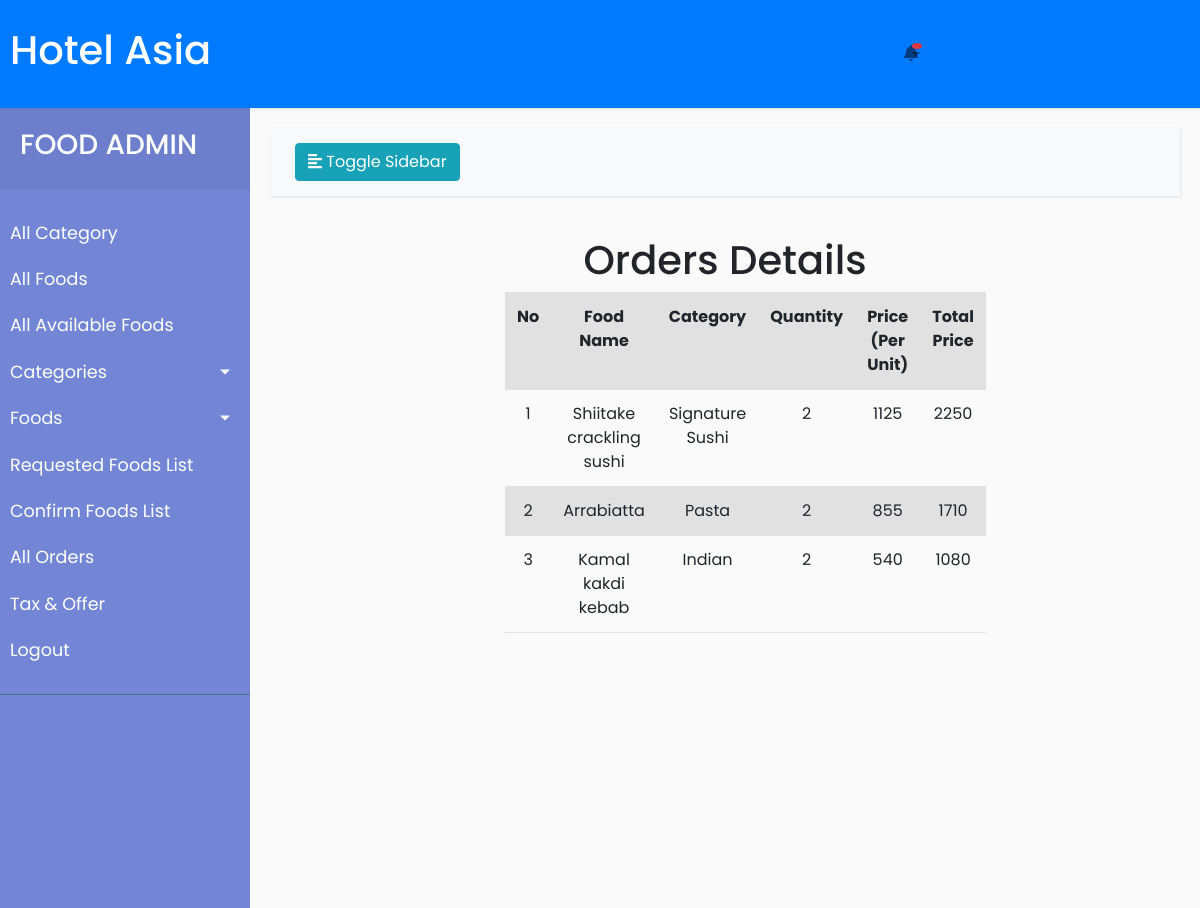
The page /admin/food/foodOrdersDetail.php?id=31&status=1 (signed in) on the database its author committed.
### tables this page shows
CREATE TABLE `confirm_food` (
  `id` int(11) NOT NULL,
  `order_id` int(11) NOT NULL,
  `food_name` varchar(100) NOT NULL,
  `category` varchar(100) NOT NULL,
  `quantity` int(11) NOT NULL,
  `price` double NOT NULL,
  `total_price` double NOT NULL
);

### admin/food/foodOrdersDetail.php (the view, shortened to what this page needs)
<?php
$id=$_GET['id'];
$status=$_GET['status'];
?>
<!doctype html>
<html>
<head>
  <link rel="stylesheet" href="css\bootstrap.css">
  <link rel="stylesheet" href="css\style.css">
</head>
<body>
  <?php
    include 'header.php';
    include 'sidebar.php';
    ?>
    <div class="container-flud">
      <div class="row">
        <h1 style="text-align: center;">Orders Details</h1>
      </div>
      <div class="row">
        <div class="col-sm-6 offset-sm-3">
        <table class="table table-striped">
          <?php
          $conn = mysqli_connect("localhost","root","","hms") or die("Connection failed");
          if($status==0){
          $sql = "Select * from request_food where order_id=$id";
        }
        else if($status==1){
        $sql = "Select * from confirm_food where order_id=$id";
      }
        else if($status==2 || $status==3){
          $sql = "Select * from final_foods where order_id=$id";
      }
          $result = mysqli_query($conn, $sql) or die("Query failed");
          ?>
          <tr>
            <th style="text-align: center;">No</th>
            <th style="text-align: center;">Food Name</th>
            <th style="text-align: center;">Category</th>
            <th style="text-align: center;">Quantity</th>
            <th style="text-align: center;">Price (Per Unit)</th>
            <th style="text-align: center;">Total Price</th>
            </tr>
          <?php
          $no=1;
          while($row = mysqli_fetch_assoc($result)){
           ?>
           <tr>
             <td style="text-align: center;"><?php echo $no;?></td>
             <td style="text-align: center;"><?php echo ucfirst($row['food_name']);?></td>
             <td style="text-align: center;"><?php echo ucfirst($row['category']);?></td>
             <td style="text-align: center;"><?php echo $row['quantity'];?></td>
             <td style="text-align: center;"><?php echo $row['price'];?></td>
             <td style="text-align: center;"><?php echo $row['total_price'];?></td>
           </tr>
           <?php
           $no++;
             }
           ?>
         </table>
   </div>
    </div>
  </div>
</body>
</html>

### admin/food/css/style.css (style rules this page uses)
body { font-family: 'Poppins', sans-serif; background: #fafafa; }

### rows shown on the page
confirm_food: food_name "Shiitake crackling sushi", category "Signature Sushi", quantity "2", price "1125", total_price "2250"
confirm_food: food_name "Arrabiatta", category "Pasta", quantity "2", price "855", total_price "1710"
confirm_food: food_name "Kamal kakdi kebab", category "Indian", quantity "2", price "540", total_price "1080"
